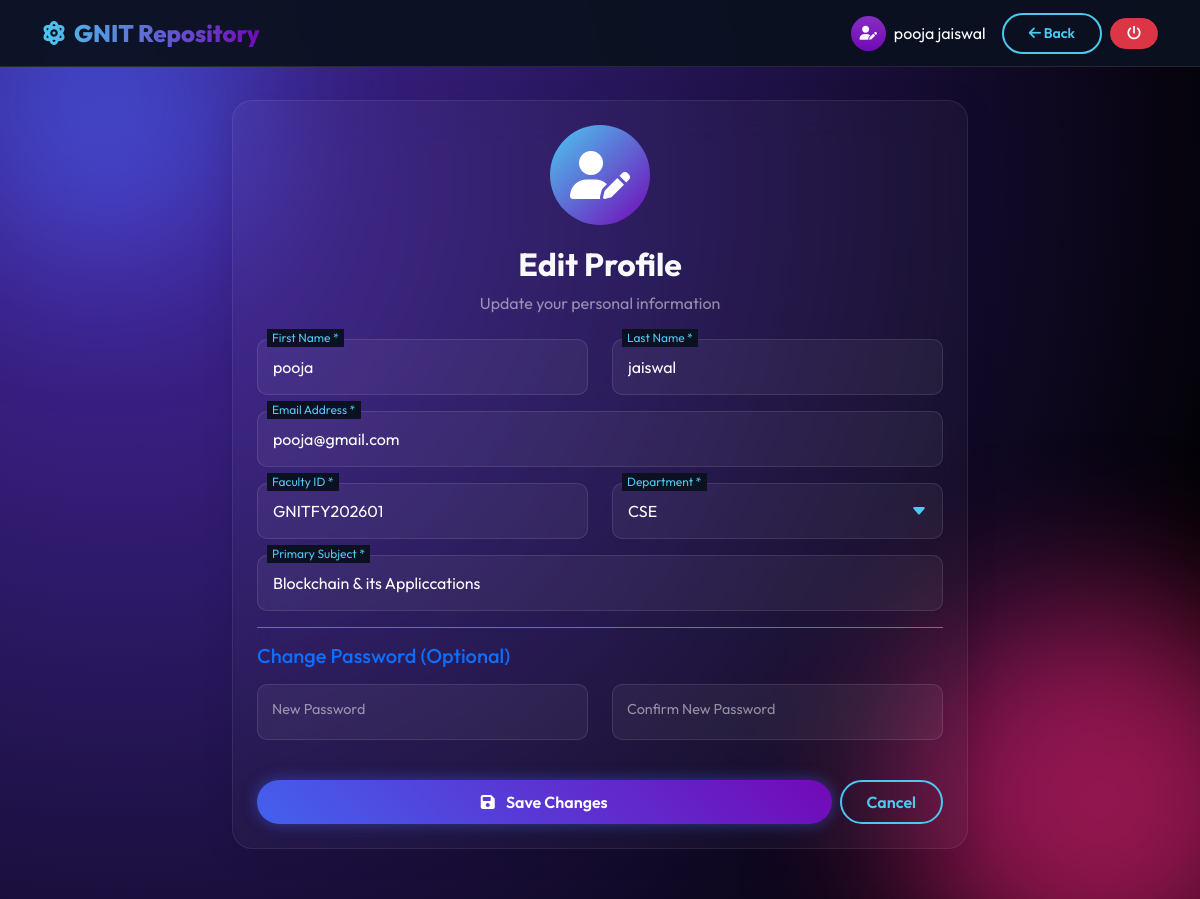
Screenshot of /gn-repository/edit-profile.php (signed in) with the database file from the repository.
### tables this page shows
CREATE TABLE `faculty` (
  `id` int(11) NOT NULL,
  `user_id` int(11) NOT NULL,
  `faculty_id` varchar(20) NOT NULL,
  `department` varchar(50) NOT NULL,
  `subject` varchar(100) NOT NULL,
  `college` varchar(100) DEFAULT 'GNIT',
  `is_approved` tinyint(1) DEFAULT 0,
  `approved_by` int(11) DEFAULT NULL,
  `approved_at` timestamp NULL DEFAULT NULL,
  `created_at` timestamp NOT NULL DEFAULT current_timestamp()
);

CREATE TABLE `users` (
  `id` int(11) NOT NULL,
  `user_type` enum('student','faculty','admin') NOT NULL,
  `status` enum('pending','approved','rejected') DEFAULT 'pending',
  `rejection_reason` text DEFAULT NULL,
  `email` varchar(100) NOT NULL,
  `password` varchar(255) NOT NULL,
  `first_name` varchar(50) NOT NULL,
  `last_name` varchar(50) NOT NULL,
  `created_at` timestamp NOT NULL DEFAULT current_timestamp(),
  `updated_at` timestamp NOT NULL DEFAULT current_timestamp() ON UPDATE current_timestamp()
);

### gn-repository/config.php (called while the page is built, shortened)
<?php
function isStudent() {
    return isset($_SESSION['user_type']) && $_SESSION['user_type'] == 'student';
}
function isFaculty() {
    return isset($_SESSION['user_type']) && $_SESSION['user_type'] == 'faculty';
}
?>

### gn-repository/edit-profile.php (the view, shortened to what this page needs)
<?php
require_once 'config.php';
if (isStudent()) {
    $stmt = $pdo->prepare("SELECT u.*, s.* FROM users u
                           JOIN students s ON u.id = s.user_id
                           WHERE u.id = ?");
    $stmt->execute([$_SESSION['user_id']]);
    $user = $stmt->fetch(PDO::FETCH_ASSOC);
    $user_type = 'student';
} else if (isFaculty()) {
    $stmt = $pdo->prepare("SELECT u.*, f.* FROM users u
                           JOIN faculty f ON u.id = f.user_id
                           WHERE u.id = ?");
    $stmt->execute([$_SESSION['user_id']]);
    $user = $stmt->fetch(PDO::FETCH_ASSOC);
    $user_type = 'faculty';
} else {
    redirect('admin-dashboard.php');
}
$branches = ['CSE', 'IT', 'AIDS', 'AIML', 'CSEDS', 'CE', 'ME', 'ECE'];
$departments = ['CSE', 'IT', 'AIDS', 'AIML', 'CSEDS', 'CE', 'ME', 'ECE', 'HUM'];
?>
<!DOCTYPE html>
<html lang="en">
<head>
  <link href="https://cdn.jsdelivr.net/npm/bootstrap@5.3.0/dist/css/bootstrap.min.css" rel="stylesheet">
  <link rel="stylesheet" href="https://cdnjs.cloudflare.com/ajax/libs/font-awesome/6.4.0/css/all.min.css">
  <link rel="stylesheet" href="css/style.css">
</head>
<body>
  <div class="bg-animated">
    <div class="floating-shape shape-1"></div>
    <div class="floating-shape shape-2"></div>
  </div>
  <nav class="navbar navbar-expand-lg fixed-top">
    <div class="container">
      <a class="navbar-brand" href="index.html">
        <i class="fas fa-atom me-2"></i>GNIT Repository
      </a>
      <div class="ms-auto d-flex align-items-center">
        <div class="bg-gradient rounded-circle me-2 d-flex align-items-center justify-content-center"
          style="width:35px; height:35px; background: var(--purple);">
          <i class="fas fa-user-edit small"></i>
        </div>
        <span class="text-white me-3"><?php echo htmlspecialchars($_SESSION['name']); ?></span>
        <a href="<?php echo isStudent() ? 'student-dashboard.php' : (isFaculty() ? 'faculty-dashboard.php' : 'admin-dashboard.php'); ?>"
          class="btn btn-sm btn-outline-glow me-2">
          <i class="fas fa-arrow-left"></i> Back
        </a>
        <a href="logout.php" class="btn btn-sm btn-danger rounded-pill px-3">
          <i class="fas fa-power-off"></i>
        </a>
      </div>
    </div>
  </nav>
  <div class="container" style="padding-top: 100px; padding-bottom: 50px;">
    <div class="row justify-content-center">
      <div class="col-md-8">
        <div class="glass-panel p-4">
          <div class="text-center mb-4">
            <div class="profile-avatar">
              <i class="fas fa-user-edit"></i>
            </div>
            <h2 class="fw-bold">Edit Profile</h2>
            <p class="text-white-50">Update your personal information</p>
          </div>
          <form method="POST">
            <div class="row">
              <div class="col-md-6">
                <div class="floating-input-group mb-3">
                  <input type="text" name="first_name" id="first_name" placeholder=" "
                    value="<?php echo htmlspecialchars($user['first_name']); ?>" required>
                  <label>First Name *</label>
                </div>
              </div>
              <div class="col-md-6">
                <div class="floating-input-group mb-3">
                  <input type="text" name="last_name" id="last_name" placeholder=" "
                    value="<?php echo htmlspecialchars($user['last_name']); ?>" required>
                  <label>Last Name *</label>
                </div>
              </div>
            </div>
            <div class="floating-input-group mb-3">
              <input type="email" name="email" id="email" placeholder=" "
                value="<?php echo htmlspecialchars($user['email']); ?>" required>
              <label>Email Address *</label>
            </div>
            <?php if ($user_type == 'student'): ?>
            <div class="row">
              <div class="col-md-6">
                <div class="floating-input-group mb-3">
                  <input type="text" name="student_id" id="student_id" placeholder=" "
                    value="<?php echo htmlspecialchars($user['student_id']); ?>" required>
                  <label>Student ID *</label>
                </div>
              </div>
              <div class="col-md-6">
                <div class="floating-input-group mb-3">
                  <select name="branch" id="branch" required>
                    <option value="" disabled>Select Branch</option>
                    <?php foreach ($branches as $b): ?>
                    <option value="<?php echo $b; ?>" <?php echo ($user['branch'] == $b) ? 'selected' : ''; ?>>
                      <?php echo $b; ?>
                    </option>
                    <?php endforeach; ?>
                  </select>
                  <label>Branch *</label>
                </div>
              </div>
            </div>
            <div class="row">
              <div class="col-md-6">
                <div class="floating-input-group mb-3">
                  <select name="year" id="year" required onchange="updateSemesters()">
                    <option value="" disabled>Select Year</option>
                    <option value="1" <?php echo ($user['year'] == 1) ? 'selected' : ''; ?>>1st Year</option>
                    <option value="2" <?php echo ($user['year'] == 2) ? 'selected' : ''; ?>>2nd Year</option>
                    <option value="3" <?php echo ($user['year'] == 3) ? 'selected' : ''; ?>>3rd Year</option>
                    <option value="4" <?php echo ($user['year'] == 4) ? 'selected' : ''; ?>>4th Year</option>
                  </select>
                  <label>Year *</label>
                </div>
              </div>
              <div class="col-md-6">
                <div class="floating-input-group mb-3">
                  <select name="semester" id="semester" required>
                    <option value="" disabled>Select Semester</option>
                  </select>
                  <label>Semester *</label>
                </div>
              </div>
            </div>
            <?php elseif ($user_type == 'faculty'): ?>
            <div class="row">
              <div class="col-md-6">
                <div class="floating-input-group mb-3">
                  <input type="text" name="faculty_id" id="faculty_id" placeholder=" "
                    value="<?php echo htmlspecialchars($user['faculty_id']); ?>" required>
                  <label>Faculty ID *</label>
                </div>
              </div>
              <div class="col-md-6">
                <div class="floating-input-group mb-3">
                  <select name="department" id="department" required>
                    <?php foreach ($departments as $d): ?>
                    <option value="<?php echo $d; ?>" <?php echo ($user['department'] == $d) ? 'selected' : ''; ?>>
                      <?php echo $d; ?>
                    </option>
                    <?php endforeach; ?>
                  </select>
                  <label>Department *</label>
                </div>
              </div>
            </div>
            <div class="floating-input-group mb-3">
              <input type="text" name="subject" id="subject" placeholder=" "
                value="<?php echo htmlspecialchars($user['subject']); ?>" required>
              <label>Primary Subject *</label>
            </div>
            <?php endif; ?>
            <div class="border-top border-secondary pt-3 mt-3">
              <h5 class="text-primary mb-3">Change Password (Optional)</h5>
              <div class="row">
                <div class="col-md-6">
                  <div class="floating-input-group mb-3">
                    <input type="password" name="password" id="password" placeholder=" ">
                    <label>New Password</label>
                  </div>
                </div>
                <div class="col-md-6">
                  <div class="floating-input-group mb-3">
                    <input type="password" name="confirm_password" id="confirm_password" placeholder=" ">
                    <label>Confirm New Password</label>
                  </div>
                </div>
              </div>
            </div>
            <div class="d-flex gap-2 mt-4">
              <button type="submit" class="btn btn-glow flex-grow-1">
                <i class="fas fa-save me-2"></i> Save Changes
              </button>
              <a href="<?php echo isStudent() ? 'student-dashboard.php' : 'faculty-dashboard.php'; ?>"
                class="btn btn-outline-glow">
                Cancel
              </a>
            </div>
          </form>
        </div>
      </div>
    </div>
  </div>
</body>
</html>

### gn-repository/css/style.css (style rules this page uses)
:root { --primary: #4cc9f0; --secondary: #4361ee; --purple: #7209b7; --pink: #f72585; --dark: #0b1120; --text-light: #f8f9fa; --glass-bg: rgba(255, 255, 255, 0.05); --glass-border: rgba(255, 255, 255, 0.1); --card-shadow: 0 8px 32px 0 rgba(0, 0, 0, 0.3); }
* { margin: 0; padding: 0; box-sizing: border-box; }
body { font-family: 'Outfit', sans-serif; background-color: var(--dark); color: var(--text-light); overflow-x: hidden; min-height: 100vh; }
.bg-animated { position: fixed; top: 0; left: 0; width: 100%; height: 100%; z-index: -1; background: radial-gradient(circle at 10% 20%, rgb(69, 39, 160) 0%, rgb(0, 0, 0) 90%); }
.floating-shape { position: absolute; border-radius: 50%; filter: blur(80px); opacity: 0.6; animation: float 10s infinite alternate; }
.shape-1 { width: 300px; height: 300px; background: var(--secondary); top: -50px; left: -50px; }
.shape-2 { width: 400px; height: 400px; background: var(--pink); bottom: -100px; right: -100px; animation-delay: -5s; }
.navbar { background: rgba(11, 17, 32, 0.95); backdrop-filter: blur(15px); border-bottom: 1px solid var(--glass-border); padding: 10px 0; }
.navbar-brand { font-weight: 800; font-size: 1.5rem; background: linear-gradient(to right, var(--primary), var(--purple)); -webkit-background-clip: text; -webkit-text-fill-color: transparent; }
.btn-glow { background: linear-gradient(45deg, var(--secondary), var(--purple)); border: none; color: white; padding: 10px 30px; border-radius: 50px; font-weight: 600; box-shadow: 0 0 15px rgba(67, 97, 238, 0.5); transition: 0.3s; position: relative; overflow: hidden; }
.btn-outline-glow { background: transparent; border: 2px solid var(--primary); color: var(--primary); border-radius: 50px; padding: 8px 25px; font-weight: 600; transition: 0.3s; }
.glass-panel { background: rgba(255, 255, 255, 0.03); backdrop-filter: blur(20px); -webkit-backdrop-filter: blur(20px); border: 1px solid rgba(255, 255, 255, 0.08); border-radius: 20px; box-shadow: 0 4px 30px rgba(0, 0, 0, 0.1); }
.floating-input-group { position: relative; margin-bottom: 20px; }
.floating-input-group input, .floating-input-group textarea, .floating-input-group select { width: 100%; background: rgba(255, 255, 255, 0.05); border: 1px solid rgba(255, 255, 255, 0.1); color: white; padding: 15px; border-radius: 10px; outline: none; transition: 0.3s; }
.floating-input-group select { color: white !important; -webkit-appearance: none; -moz-appearance: none; appearance: none; background-repeat: no-repeat; background-position: right 15px center; background-size: 16px; padding-right: 40px !important; cursor: pointer; }
.floating-input-group select option { background-color: #1a2332 !important; color: white !important; padding: 12px 15px !important; }
.floating-input-group label { position: absolute; left: 15px; top: 15px; color: rgba(255, 255, 255, 0.5); pointer-events: none; transition: 0.3s; font-size: 0.9rem; }
.floating-input-group input:focus ~ label, .floating-input-group input:not(:placeholder-shown) ~ label, .floating-input-group select:valid ~ label, .floating-input-group select:focus ~ label, .floating-input-group textarea:focus ~ label, .floating-input-group textarea:not(:placeholder-shown) ~ label { top: -10px; left: 10px; font-size: 0.75rem; background: var(--dark); padding: 0 5px; color: var(--primary); }

### gn-repository/edit-profile.php (style rules this page uses)
.profile-avatar { width: 100px; height: 100px; background: linear-gradient(135deg, var(--primary), var(--purple)); border-radius: 50%; display: flex; align-items: center; justify-content: center; margin: 0 auto 20px; }
.profile-avatar i { font-size: 3rem; color: white; }

### rows the page displays
faculty: first_name "pooja", last_name "jaiswal", email "pooja@gmail.com", faculty_id "GNITFY202601", department "CSE", subject "Blockchain & its Appliccations"

### other values shown
$_SESSION['name'] "pooja jaiswal"
